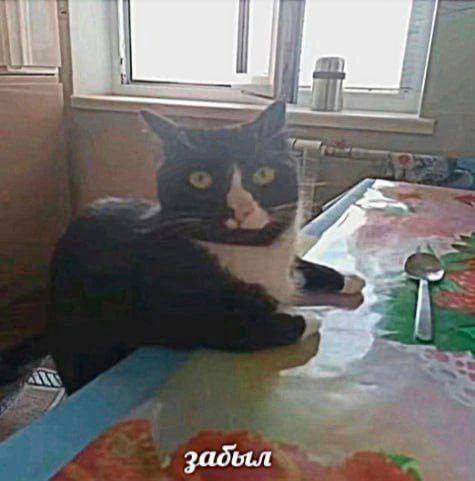
#> input picture забыл.jpg, 475 x 481 px, given in place of watermark.png, which was not available
$ python 9.4.py
#> lines starting #> are read from the running program, lines starting #| are printed output that depends on the picture; pictures that were not available may be replaced by others from this repository, and a replacement may not be noted
from PIL import Image

watermark = Image.open("watermark.png").convert("RGBA")

image = ["1.jpg", "2.jpg", "3.jpg", "4.jpg", "5.jpg"]

for i in image:
    back = Image.open(f"image1/{i}").convert("RGBA")
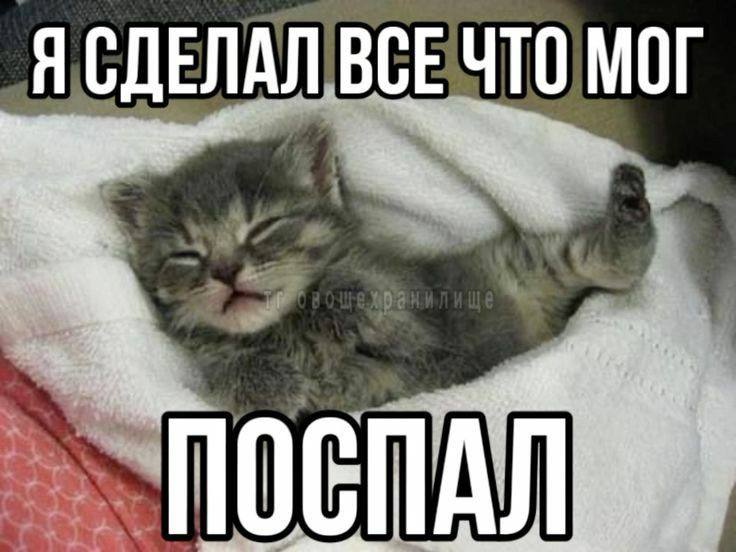
#> input picture image1/1.jpg, 736 x 552 px
    combined = back.copy()
    position = (30, 30)
    combined.paste(watermark, position, watermark)
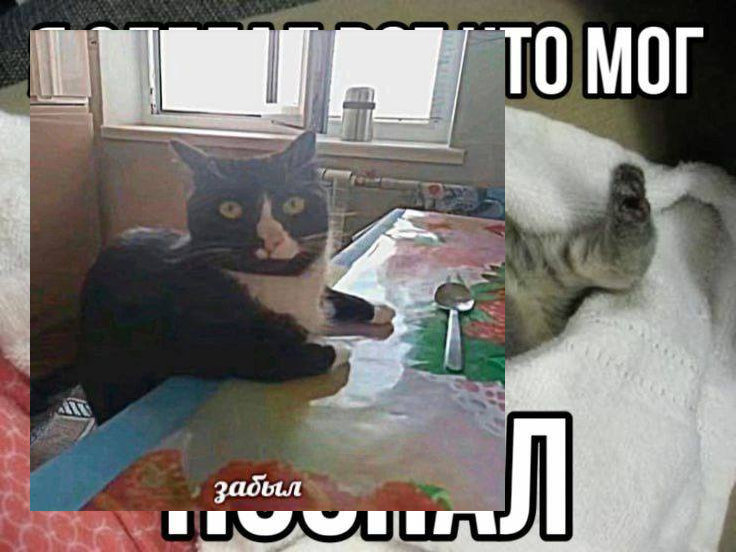
#> combined: PIL image 736x552 RGBA; mean R, G, B, A 126.6, 122.5, 118.4, 255
    combined_rgb = combined.convert("RGB")
    combined_rgb.save(f"image2_w{i}", quality=95)
#> pass 2 of the loop `for i in image:`:
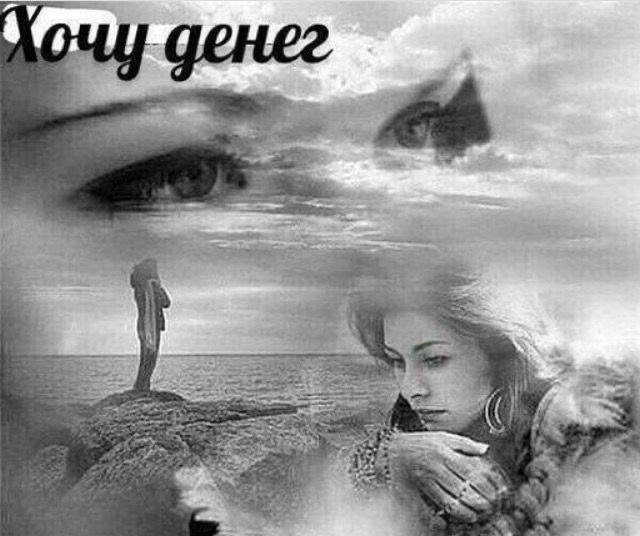
#> input picture image1/2.jpg, 640 x 536 px
#> back: PIL image 640x536 RGBA
#> `combined.paste(watermark, position, watermark)`:
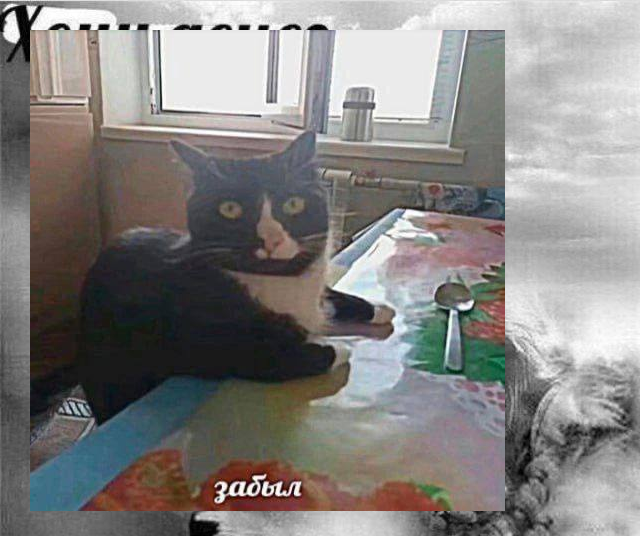
#> combined: PIL image 640x536 RGBA; mean R, G, B, A 133.7, 131.3, 129.6, 255
#> combined_rgb: PIL image 640x536 RGB
#> pass 3 of the loop `for i in image:`:
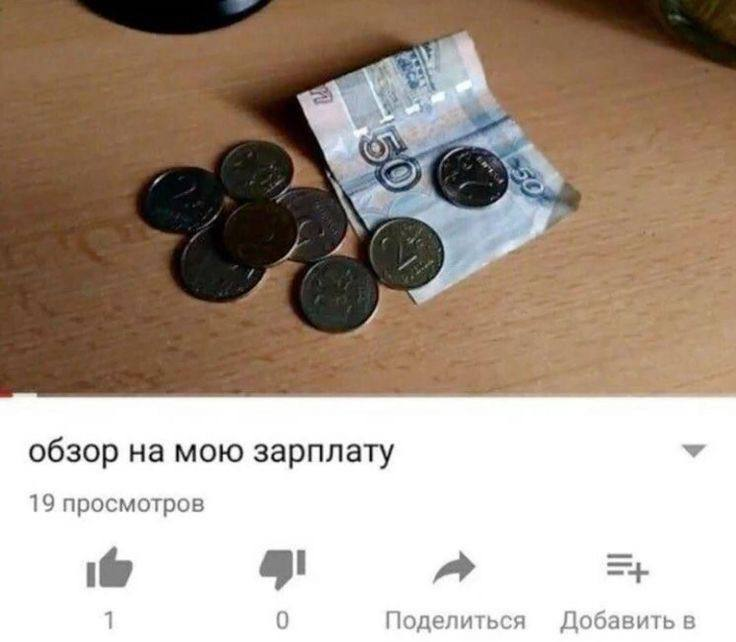
#> input picture image1/3.jpg, 736 x 642 px
#> back: PIL image 736x642 RGBA
#> `combined.paste(watermark, position, watermark)`:
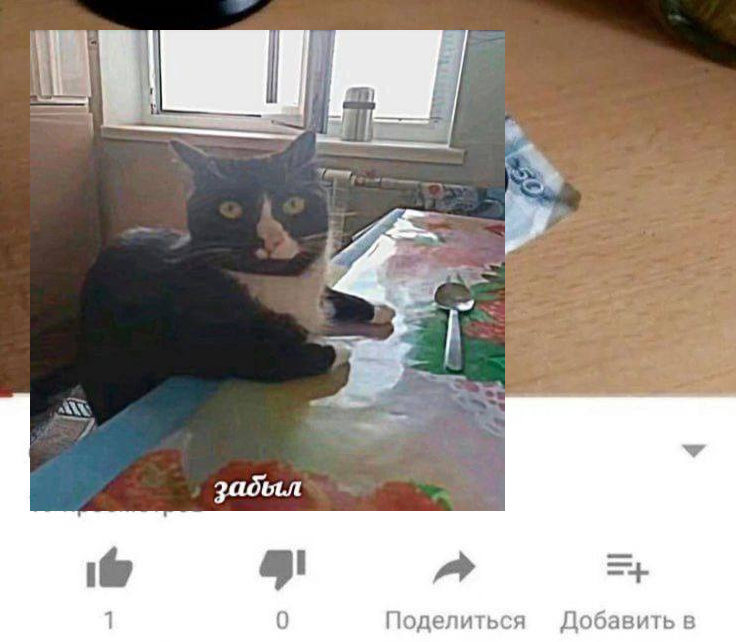
#> combined: PIL image 736x642 RGBA; mean R, G, B, A 159.2, 149.9, 141.9, 255
#> combined_rgb: PIL image 736x642 RGB
#> the loop made 5 passes; the first 3 are shown
